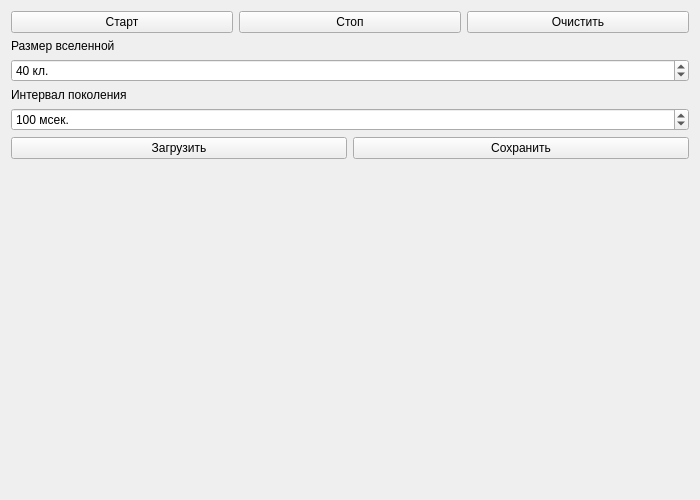
<?xml version="1.0" encoding="UTF-8"?>
<ui version="4.0">
 <class>MainWindow</class>
 <widget class="QMainWindow" name="MainWindow">
  <property name="geometry">
   <rect>
    <x>0</x>
    <y>0</y>
    <width>700</width>
    <height>500</height>
   </rect>
  </property>
  <property name="windowTitle">
   <string>Игра &quot;Жизнь&quot;</string>
  </property>
  <widget class="QWidget" name="centralWidget">
   <layout class="QHBoxLayout" name="horizontalLayout">
    <item>
     <layout class="QHBoxLayout" name="mainLayout">
      <item>
       <layout class="QVBoxLayout" name="gameLayout"/>
      </item>
      <item>
       <layout class="QVBoxLayout" name="setLayout">
        <item>
         <layout class="QHBoxLayout" name="controlLayout">
          <item>
           <widget class="QPushButton" name="startButton">
            <property name="text">
             <string>Старт</string>
            </property>
           </widget>
          </item>
          <item>
           <widget class="QPushButton" name="stopButton">
            <property name="text">
             <string>Стоп</string>
            </property>
           </widget>
          </item>
          <item>
           <widget class="QPushButton" name="clearButton">
            <property name="text">
             <string>Очистить</string>
            </property>
           </widget>
          </item>
         </layout>
        </item>
        <item>
         <widget class="QLabel" name="label">
          <property name="text">
           <string>Размер вселенной</string>
          </property>
         </widget>
        </item>
        <item>
         <widget class="QSpinBox" name="cellsControl">
          <property name="suffix">
           <string> кл.</string>
          </property>
          <property name="minimum">
           <number>10</number>
          </property>
          <property name="maximum">
           <number>400</number>
          </property>
          <property name="value">
           <number>40</number>
          </property>
         </widget>
        </item>
        <item>
         <widget class="QLabel" name="label2">
          <property name="text">
           <string>Интервал поколения</string>
          </property>
         </widget>
        </item>
        <item>
         <widget class="QSpinBox" name="iterInterval">
          <property name="suffix">
           <string> мсек.</string>
          </property>
          <property name="minimum">
           <number>50</number>
          </property>
          <property name="maximum">
           <number>100000</number>
          </property>
          <property name="singleStep">
           <number>10</number>
          </property>
          <property name="value">
           <number>100</number>
          </property>
         </widget>
        </item>
        <item>
         <layout class="QHBoxLayout" name="fileLayout">
          <item>
           <widget class="QPushButton" name="loadButton">
            <property name="text">
             <string>Загрузить</string>
            </property>
           </widget>
          </item>
          <item>
           <widget class="QPushButton" name="saveButton">
            <property name="text">
             <string>Сохранить</string>
            </property>
           </widget>
          </item>
         </layout>
        </item>
        <item>
         <spacer name="verticalSpacer">
          <property name="orientation">
           <enum>Qt::Vertical</enum>
          </property>
          <property name="sizeHint" stdset="0">
           <size>
            <width>20</width>
            <height>40</height>
           </size>
          </property>
         </spacer>
        </item>
       </layout>
      </item>
     </layout>
    </item>
   </layout>
  </widget>
 </widget>
 <layoutdefault spacing="6" margin="11"/>
 <resources/>
 <connections/>
</ui>
